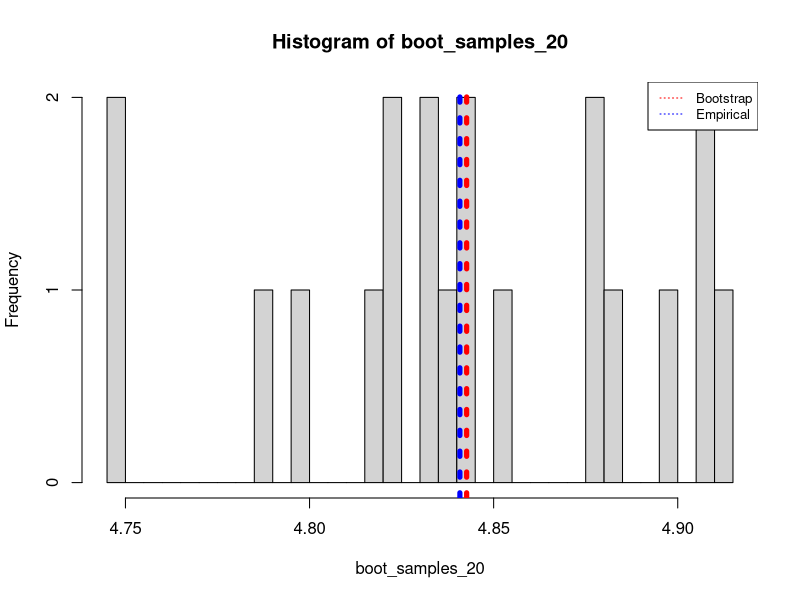
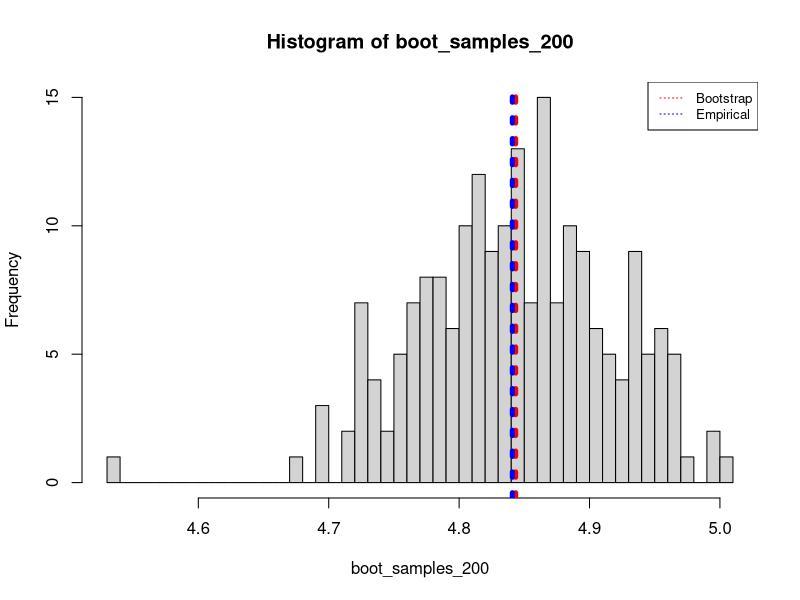
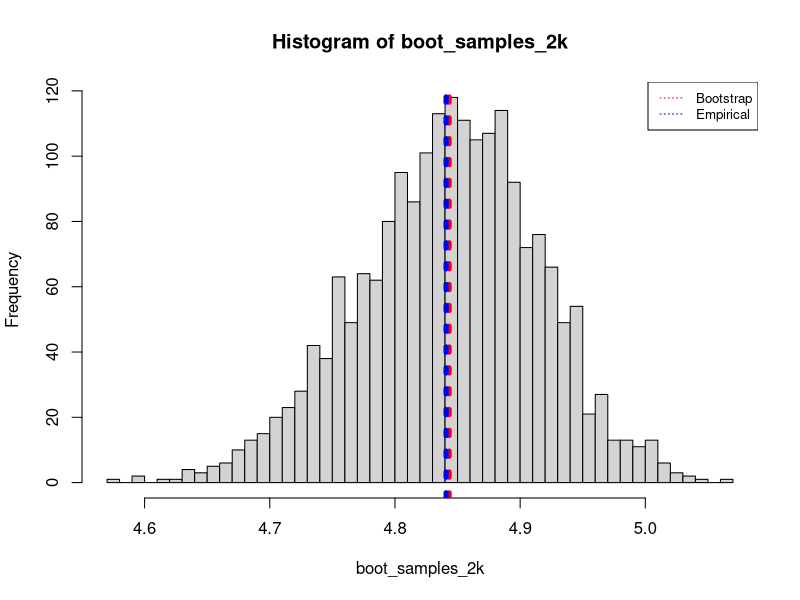
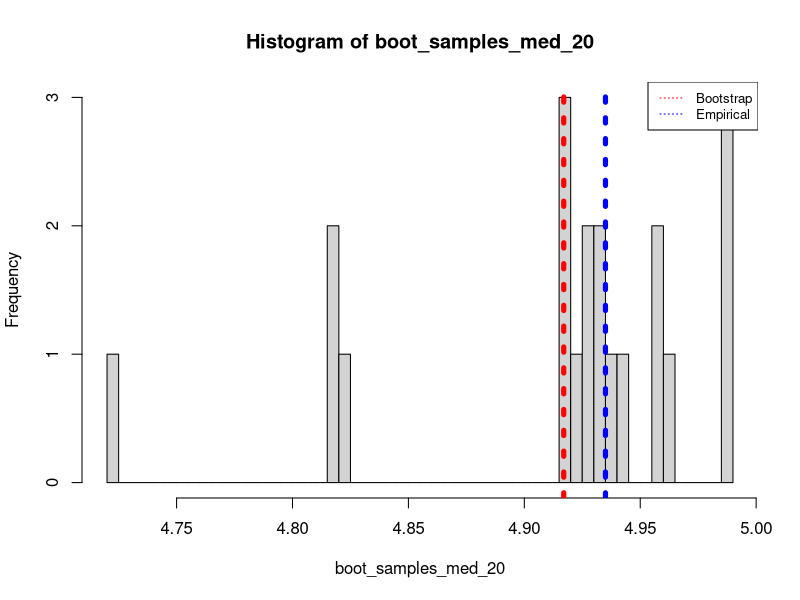
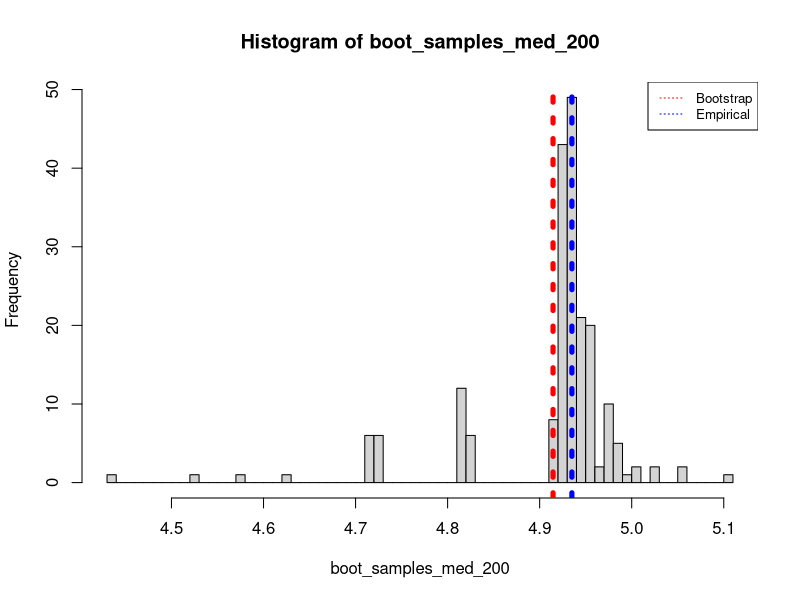
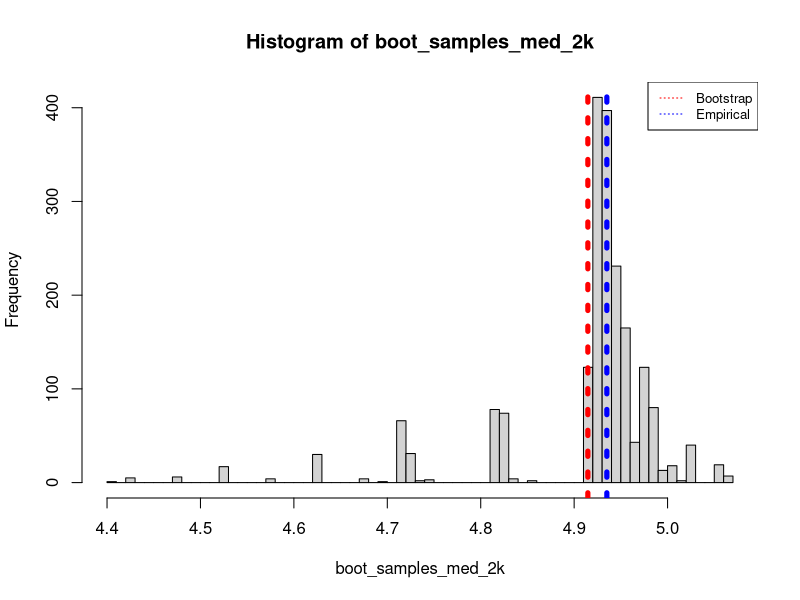
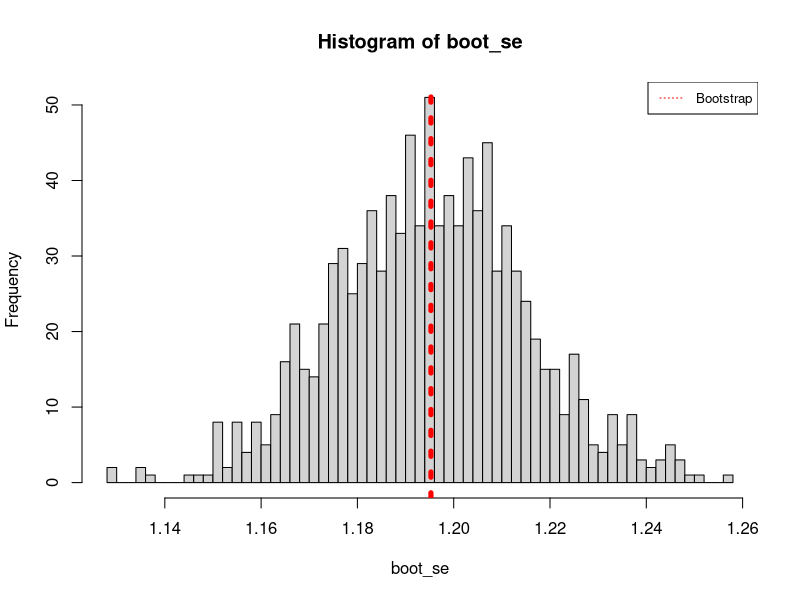
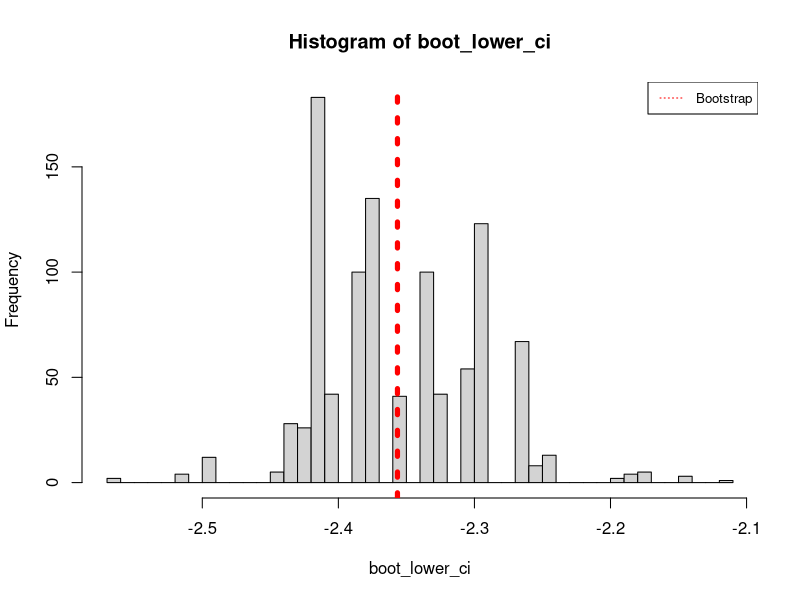

The R script that drew these images, in order:
## ---- chunk 1
sample_emp <- c(4.94, 5.06, 4.53, 5.07, 4.99, 5.16, 4.38, 4.43, 4.93, 4.72, 4.92, 4.96)
## ---- chunk 2
mean(sample_emp)
median(sample_emp)
## ---- chunk 3
m_20 <- 20
boot_samples_20 <- replicate(m_20, mean(sample(sample_emp, replace=TRUE)))
## ---- chunk 4
hist(boot_samples_20, breaks = 50)
abline(v = mean(boot_samples_20), col = 'red', lty = 3, lwd = 5)
abline(v = mean(sample_emp), col = 'blue', lty = 3, lwd = 5)
legend(x = "topright", legend=c("Bootstrap", "Empirical"),
       col=c("red", "blue"), lty=3, cex=0.8)

mean_20 <- mean(boot_samples_20)
mean_20
## ---- chunk 5
m_200 <- 200
boot_samples_200 <- replicate(m_200, mean(sample(sample_emp, replace=TRUE)))
## ---- chunk 6
hist(boot_samples_200, breaks = 50)
abline(v = mean(boot_samples_200), col = 'red', lty = 3, lwd = 5)
abline(v = mean(sample_emp), col = 'blue', lty = 3, lwd = 5)
legend(x = "topright", legend=c("Bootstrap", "Empirical"),
       col=c("red", "blue"), lty=3, cex=0.8)

mean_200 <- mean(boot_samples_200)
mean_200
## ---- chunk 7
m_2k <- 2000
boot_samples_2k <- replicate(m_2k, mean(sample(sample_emp, replace=TRUE)))
## ---- chunk 8
hist(boot_samples_2k, breaks = 50)
abline(v = mean(boot_samples_2k), col = 'red', lty = 3, lwd = 5)
abline(v = mean(sample_emp), col = 'blue', lty = 3, lwd = 5)
legend(x = "topright", legend=c("Bootstrap", "Empirical"),
       col=c("red", "blue"), lty=3, cex=0.8)

mean_2k <- mean(boot_samples_2k)
mean_2k
## ---- chunk 9
# Compute mean distribution quantiles based on 20 bootstrap samples
quant_20_025 <- quantile(boot_samples_20, 0.025, type=1)
quant_20_975 <- quantile(boot_samples_20, 0.975, type=1)
quantiles_20 <- c(quant_20_025, quant_20_975)

# Compute mean distribution quantiles based on 200 bootstrap samples
quant_200_025 <- quantile(boot_samples_200, 0.025, type=1)
quant_200_975 <- quantile(boot_samples_200, 0.975, type=1)
quantiles_200 <- c(quant_200_025, quant_200_975)

# Compute mean distribution quantiles based on 2k bootstrap samples
quant_2k_025 <- quantile(boot_samples_2k, 0.025, type=1)
quant_2k_975 <- quantile(boot_samples_2k, 0.975, type=1)
quantiles_2k <- c(quant_2k_025, quant_2k_975)

# Compute mean distribution quantiles under assumption of normality
t_a2 <- qt(0.95, df = length(sample_emp)-1)
se_emp <- sd(sample_emp)
mean_emp <- mean(sample_emp)
quant_true_025 <- mean_emp - t_a2 * se_emp
quant_true_975 <- mean_emp + t_a2 * se_emp
quantiles_true <- c(quant_true_025, quant_true_975)

comp_table_boot_cis <- data.frame(quantiles_20, quantiles_200, quantiles_2k, quantiles_true)

## ---- chunk 10
library(knitr)
kable(comp_table_boot_cis)
## ---- chunk 11
m_20 <- 20
boot_samples_med_20 <- replicate(m_20, median(sample(sample_emp, replace=TRUE)))

hist(boot_samples_med_20, breaks = 50)
abline(v = mean(boot_samples_med_20), col = 'red', lty = 3, lwd = 5)
abline(v = median(sample_emp), col = 'blue', lty = 3, lwd = 5)
legend(x = "topright", legend=c("Bootstrap", "Empirical"),
       col=c("red", "blue"), lty=3, cex=0.8)
## ---- chunk 12
m_200 <- 200
boot_samples_med_200 <- replicate(m_200, median(sample(sample_emp, replace=TRUE)))

hist(boot_samples_med_200, breaks = 50)
abline(v = mean(boot_samples_med_200), col = 'red', lty = 3, lwd = 5)
abline(v = median(sample_emp), col = 'blue', lty = 3, lwd = 5)
legend(x = "topright", legend=c("Bootstrap", "Empirical"),
       col=c("red", "blue"), lty=3, cex=0.8)
## ---- chunk 13
m_2k <- 2000
boot_samples_med_2k <- replicate(m_2k, median(sample(sample_emp, replace=TRUE)))

hist(boot_samples_med_2k, breaks = 50)
abline(v = mean(boot_samples_med_2k), col = 'red', lty = 3, lwd = 5)
abline(v = median(sample_emp), col = 'blue', lty = 3, lwd = 5)
legend(x = "topright", legend=c("Bootstrap", "Empirical"),
       col=c("red", "blue"), lty=3, cex=0.8)
## ---- chunk 14
# Compute median distribution quantiles based on 20 bootstrap samples
quant_med_20_025 <- quantile(boot_samples_med_20, 0.025, type=1)
quant_med_20_975 <- quantile(boot_samples_med_20, 0.975, type=1)
quantiles_med_20 <- c(quant_med_20_025, quant_med_20_975)

# Compute median distribution quantiles based on 200 bootstrap samples
quant_med_200_025 <- quantile(boot_samples_med_200, 0.025, type=1)
quant_med_200_975 <- quantile(boot_samples_med_200, 0.975, type=1)
quantiles_med_200 <- c(quant_med_200_025, quant_med_200_975)

# Compute median distribution quantiles based on 2k bootstrap samples
quant_med_2k_025 <- quantile(boot_samples_med_2k, 0.025, type=1)
quant_med_2k_975 <- quantile(boot_samples_med_2k, 0.975, type=1)
quantiles_med_2k <- c(quant_med_2k_025, quant_med_2k_975)

comp_table_boot_med_cis <- data.frame(quantiles_med_20, quantiles_med_200, quantiles_med_2k)
## ---- chunk 15
library(knitr)
kable(comp_table_boot_med_cis)
## ---- chunk 16
set.seed(1234)
x.clean <- rnorm(1960)

x.cont <- runif(40, 4,5)


x <- c(x.clean, x.cont)
set.seed(12202120)
## ---- chunk 17
x_med <- median(x)
x_mean <- mean(x)
x_mean_trim <- mean(x, trim = 0.05)

xc_med <- median(x.clean)
xc_mean <- mean(x.clean)
xc_mean_trim <- mean(x.clean, trim = 0.05)
## ---- chunk 18
se_3_stats <- function(samp, m) {
  
  boot_mean <- replicate(m, mean(sample(samp, replace=TRUE)))
  boot_median <- replicate(m, median(sample(samp, replace=TRUE)))
  boot_mean_trimmed <- replicate(m, mean(sample(samp, replace=TRUE), trim = 0.05))
  
  se_mean_CI <- c(quantile(boot_mean, 0.025, type=1),
  quantile(boot_mean, 0.975, type=1))
  
  se_median_CI <- c(quantile(boot_median, 0.025, type=1),
  quantile(boot_median, 0.975, type=1))
  
  se_mean_trimmed_CI <- c(quantile(boot_mean_trimmed, 0.025, type=1),
  quantile(boot_mean_trimmed, 0.975, type=1))
  
  data.frame(se_mean_CI, se_median_CI, se_mean_trimmed_CI)
}

se_x <- se_3_stats(x, 1000)
se_xc <- se_3_stats(x.clean, 1000)
## ---- chunk 19
se_x
## ---- chunk 20
se_xc
## ---- chunk 21
samp <- x
mean_param <- mean(samp)
sd_param <- sd(samp)

sample_norm <- rnorm(2000, mean = mean_param, sd = sd_param)
boot_se <- replicate(1000, sd(sample(sample_norm, replace=TRUE)))
estim_boot_se <- mean(boot_se)

hist(boot_se, breaks = 50)
abline(v = mean(boot_se), col = 'red', lty = 3, lwd = 5)
legend(x = "topright", legend=c("Bootstrap"), col=c("red"), lty=3, cex=0.8)

boot_lower_ci <- replicate(1000, quantile(sample(sample_norm, replace=TRUE), 0.025, type = 1))
estim_boot_lower_ci <- mean(boot_lower_ci)

hist(boot_lower_ci, breaks = 50)
abline(v = mean(boot_lower_ci), col = 'red', lty = 3, lwd = 5)
legend(x = "topright", legend=c("Bootstrap"), col=c("red"), lty=3, cex=0.8)

boot_upper_ci <- replicate(1000, quantile(sample(sample_norm, replace=TRUE), 0.975, type = 1))
estim_boot_upper_ci <- mean(boot_upper_ci)

hist(boot_upper_ci, breaks = 50)
abline(v = mean(boot_upper_ci), col = 'red', lty = 3, lwd = 5)
legend(x = "topright", legend=c("Bootstrap"), col=c("red"), lty=3, cex=0.8)

boot_bias_mean <- replicate(1000, mean(sample(sample_norm, replace=TRUE) - mean_param))
estim_bias_mean <- mean(boot_bias_mean)
legend(x = "topright", legend=c("Bootstrap"), col=c("red"), lty=3, cex=0.8)

hist(boot_bias_mean, breaks = 50)
abline(v = mean(boot_bias_mean), col = 'red', lty = 3, lwd = 5)


boot_bias_corrected_lower <- replicate(1000, mean_param - qnorm(0.95) * sd(sample(sample_norm, replace=TRUE)))
estim_bias_corrected_lower <- mean(boot_bias_corrected_lower)
hist(boot_bias_corrected_lower, breaks = 50)
abline(v = mean(estim_bias_corrected_lower), col = 'red', lty = 3, lwd = 5)
legend(x = "topright", legend=c("Bootstrap"), col=c("red"), lty=3, cex=0.8)

boot_bias_corrected_upper  <- replicate(1000, mean_param + qnorm(0.95) * sd(sample(sample_norm, replace=TRUE)))
estim_bias_corrected_upper <- mean(boot_bias_corrected_upper)
hist(boot_bias_corrected_upper, breaks = 50)
abline(v = mean(estim_bias_corrected_upper), col = 'red', lty = 3, lwd = 5)
legend(x = "topright", legend=c("Bootstrap"), col=c("red"), lty=3, cex=0.8)

rownames_ <- c("Mean", "SD", "Estim boot SE", "Estim boot lower CI", "Estim boot upper CI", "Estim bias", "Estim bias corrected lower CI", "Estim bias corrected upper CI")

row_x <- c(mean_param, sd_param, estim_boot_se, estim_boot_lower_ci, estim_boot_upper_ci, estim_bias_mean, estim_bias_corrected_lower, estim_bias_corrected_upper)

df_comp <- data.frame(row_x)
rownames(df_comp) <- rownames_
## ---- chunk 22
samp <- x.clean
mean_param <- mean(samp)
sd_param <- sd(samp)

sample_norm <- rnorm(2000, mean = mean_param, sd = sd_param)
boot_se <- replicate(1000, sd(sample(sample_norm, replace=TRUE)))
estim_boot_se <- mean(boot_se)

hist(boot_se, breaks = 50)
abline(v = mean(boot_se), col = 'red', lty = 3, lwd = 5)
legend(x = "topright", legend=c("Bootstrap"), col=c("red"), lty=3, cex=0.8)

boot_lower_ci <- replicate(1000, quantile(sample(sample_norm, replace=TRUE), 0.025, type = 1))
estim_boot_lower_ci <- mean(boot_lower_ci)

hist(boot_lower_ci, breaks = 50)
abline(v = mean(boot_lower_ci), col = 'red', lty = 3, lwd = 5)
legend(x = "topright", legend=c("Bootstrap"), col=c("red"), lty=3, cex=0.8)

boot_upper_ci <- replicate(1000, quantile(sample(sample_norm, replace=TRUE), 0.975, type = 1))
estim_boot_upper_ci <- mean(boot_upper_ci)

hist(boot_upper_ci, breaks = 50)
abline(v = mean(boot_upper_ci), col = 'red', lty = 3, lwd = 5)
legend(x = "topright", legend=c("Bootstrap"), col=c("red"), lty=3, cex=0.8)

boot_bias_mean <- replicate(1000, mean(sample(sample_norm, replace=TRUE) - mean_param))
estim_bias_mean <- mean(boot_bias_mean)

hist(boot_bias_mean, breaks = 50)
abline(v = mean(boot_bias_mean), col = 'red', lty = 3, lwd = 5)
legend(x = "topright", legend=c("Bootstrap"), col=c("red"), lty=3, cex=0.8)


boot_bias_corrected_lower <- replicate(1000, mean_param - qnorm(0.95) * sd(sample(sample_norm, replace=TRUE)))
bias_corrected_lower <- mean(boot_bias_corrected_lower)
hist(boot_bias_corrected_lower, breaks = 50)
abline(v = mean(bias_corrected_lower), col = 'red', lty = 3, lwd = 5)
legend(x = "topright", legend=c("Bootstrap"), col=c("red"), lty=3, cex=0.8)

boot_bias_corrected_upper  <- replicate(1000, mean_param + qnorm(0.95) * sd(sample(sample_norm, replace=TRUE)))
bias_corrected_upper <- mean(boot_bias_corrected_upper)
hist(boot_bias_corrected_upper, breaks = 50)
abline(v = mean(bias_corrected_upper), col = 'red', lty = 3, lwd = 5)
legend(x = "topright", legend=c("Bootstrap"), col=c("red"), lty=3, cex=0.8)

row_xc <- c(mean_param, sd_param, estim_boot_se, estim_boot_lower_ci, estim_boot_upper_ci, estim_bias_mean, estim_bias_corrected_lower, estim_bias_corrected_upper)

df_comp <- cbind(df_comp, row_xc)
colnames(df_comp) <- c("x sample", "x.clean sample")
## ---- chunk 23
kable(df_comp)
